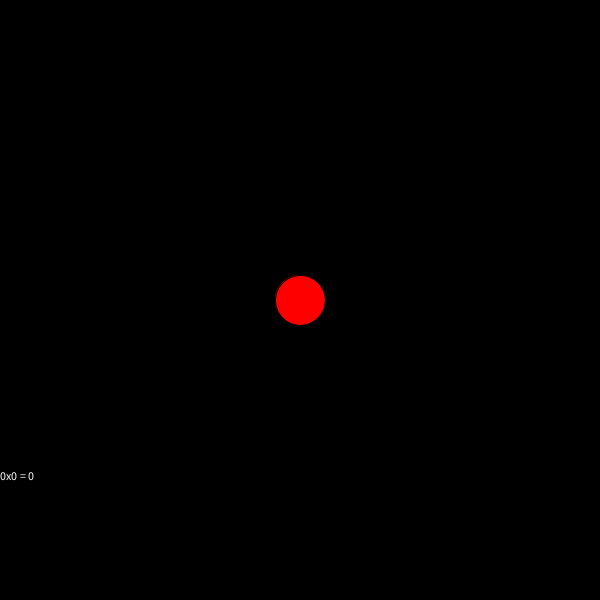
Frame 1 (no input)
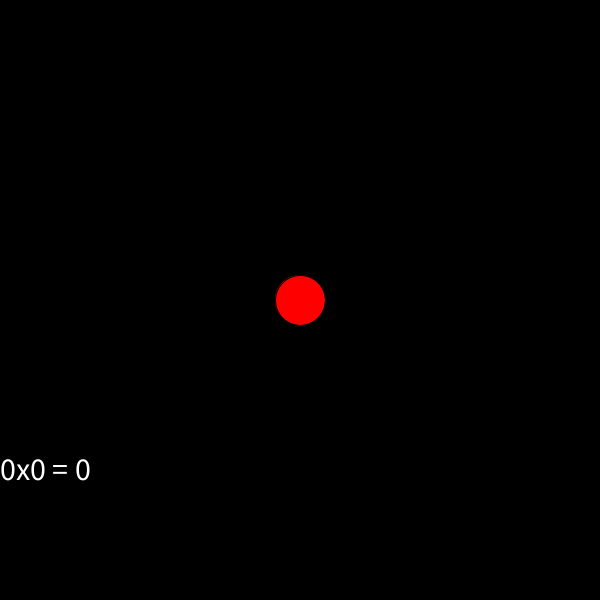
Frame 60 (the mouse pressed at the canvas centre just before this capture)
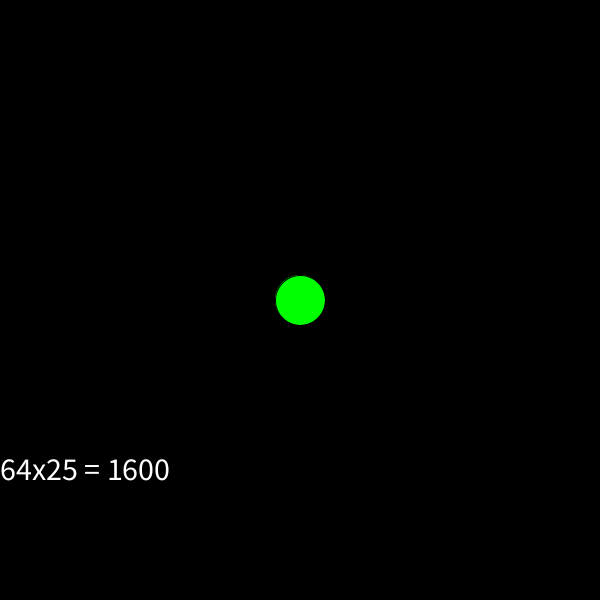
Frame 120 (the mouse held since frame 60 and released just before this capture)

The Processing sketch that drew these frames (run headless with seeded random() and noise(); from frame 60 on, the mouse is pressed at the canvas centre):

// Processing sketch: week5_homework_midtermPractice
// ── week5_homework_midtermPractice.pde
//create a button that generates the product of two random integers
//the multiplication sentence should be displayed somewhere on the screen 

//the sketch is started for you, but isn't quite right 

int x, y; 
int size; 
float dist; 
boolean buttonClicked; 
int num1, num2; 
String sentence;

void setup() {
  size(600, 600); 
  x = width/2; 
  y = height/2; 
  size = 50; 
  background(0);
}

void draw() {
  background(0);
  if (buttonClicked) {    
    fill(0, 255, 0);
  } else {
    fill(255, 0, 0);
  }
  ellipse(x, y, size, size);
  //if (buttonClicked){
  //num1 = int(random(0, 100)); 
  //num2 = int(random(0, 100));
  //}

  sentence = num1 + "x" + num2 + " = " + multiply(num1, num2);
  fill(255);
  text(sentence, 0, height*.8);
  textSize(32); 
}

int multiply (int a, int b) {
  int product = a * b; 
  return product;
}

void mousePressed() {
  dist = dist(mouseX, mouseY, x, y); 
  if (dist <= size/2) {
    buttonClicked = true;
  }
  
  if (buttonClicked) {
    num1 = int(random(0, 100)); 
    num2 = int(random(0, 100));
  }
}
